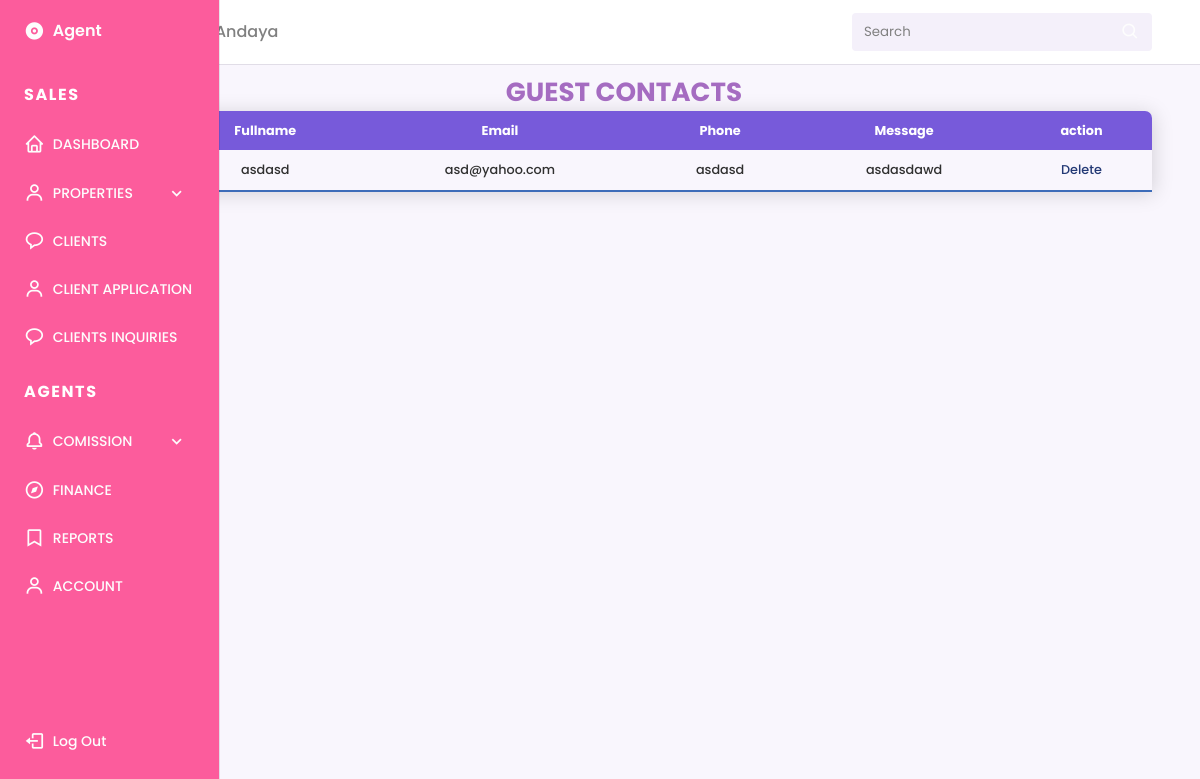
Page /employee/contact.php (signed in) on the committed database.
### tables this page shows
CREATE TABLE `tblcontact` (
  `id` int(11) NOT NULL,
  `fullname` varchar(250) NOT NULL,
  `email` varchar(250) NOT NULL,
  `phone` varchar(259) NOT NULL,
  `message` varchar(250) NOT NULL
);

### employee/contact.php (the view, shortened to what this page needs)
<?php
    include './includes/header.php';
?>
<!DOCTYPE html>
<html lang="en">
<body>
<div class="page-title">
	<h3>GUEST CONTACTS</h3>
</div>
<table class="table users">
        <thead>
            <th>Id</th>
            <th>Fullname</th>
            <th>Email</th>
            <th>Phone</th>
            <th>Message</th>
            <th>action</th>
         </thead>
        <?php
                $query="SELECT * FROM tblcontact";
                $result= $conn->query($query);
                if($result->num_rows>0){
                    while($row = $result->fetch_assoc()){
                        ?>
                        <tr>
                            <td><?php echo $row['id'];?></td>
                            <td><?php echo $row['fullname'];?></td>
                            <td><?php echo $row['email'];?></td>
                            <td><?php echo $row['phone'];?></td>
                            <td><?php echo $row['message'];?></td>
                            <td><a href='contact.php?delete=<?= $row['id']; ?>'>Delete</a></td>
                        </tr>
                        <?php
                    }
                }
                else{
                    echo "No Inquiries";
                }
            ?>
    </table>
</body>
</html>

### styles/admin.css (style rules this page uses)
* { padding: 0; margin: 0; -webkit-box-sizing: border-box; box-sizing: border-box; list-style-type: none; text-decoration: none; font-family: 'Poppins' ,sans-serif; }
.table { max-width: 100%; width: 100%; border-collapse: collapse; font-size: .7rem; border-radius: 7px 7px 0 0; overflow: hidden; -webkit-box-shadow: 2px 2px 20px rgba(0, 0, 0, 0.15); box-shadow: 2px 2px 20px rgba(0, 0, 0, 0.15); }
.table th { background-color:#775ada; color: #ffffff !important; }
.table td, .table th { color: #303030; padding: 10px 12px; text-align: center; font-size: .8rem; }
.table tbody tr:last-child { border-bottom: 2px solid #3d6cb9; }
.table tbody tr { border-bottom: 1px solid rgba(187, 186, 186, 0.867); cursor: pointer; -webkit-transition: all .2s ease-in; transition: all .2s ease-in; }

### employee/menu.css (style rules this page uses)
* { box-sizing: border-box; padding: 0; margin: 0; }
:root { --header-height: 3.5rem; --nav-width: 219px; --first-color: #fdfdfd; --first-color-light: #F4F0FA; --title-color: #ffffff; --text-color: #fdfdfd; --text-color-light: #A5A1AA; --body-color: #F9F6FD; --container-color: #fc5c9c; --body-font: 'Poppins', sans-serif; --normal-font-size: .938rem; --small-font-size: .75rem; --smaller-font-size: .75rem; --font-medium: 500; --font-semi-bold: 600; --z-fixed: 100; }
@media screen and (min-width: 1024px) { :root { --normal-font-size: 1rem; --small-font-size: .875rem; --smaller-font-size: .813rem; } }
body { margin: var(--header-height) 0 0 0; font-family: var(--body-font); font-size: var(--normal-font-size); background-color: var(--body-color); color: var(--text-color); }
h3 { margin: 0; }
a { text-decoration: none; }
@media screen and (min-width: 768px) { body { padding: 1rem 3rem 0 6rem; } }

### employee/admin-design.css (style rules this page uses)
* { padding: 0; margin: 0; box-sizing: border-box; }
.page-title { justify-content: center; align-items: center; display: flex; color:#a56cc1 ; text-transform: uppercase; font-family: 'montserrat'; font-size: 1.4rem; margin: auto; }

### assets/css/main-design.css (style rules this page uses)
* { box-sizing: border-box; padding: 0; margin: 0; }
html { overflow-x: hidden; }
:root { font-size: 100%; font-size: 16px; line-height: 1.5; --primary-pink:#fc5c9c; --blue: #233975; }
body { font-family: 'Montserrat' , sans-serif; font-weight: 500; }
a { text-decoration: none; color: var(--blue); }

### employee/includes/header.php (style rules this page uses)
a { text-decoration: none !important; }

### rows in the picture
tblcontact: fullname "asdasd", email "asd@yahoo.com", phone "asdasd", message "asdasdawd"
